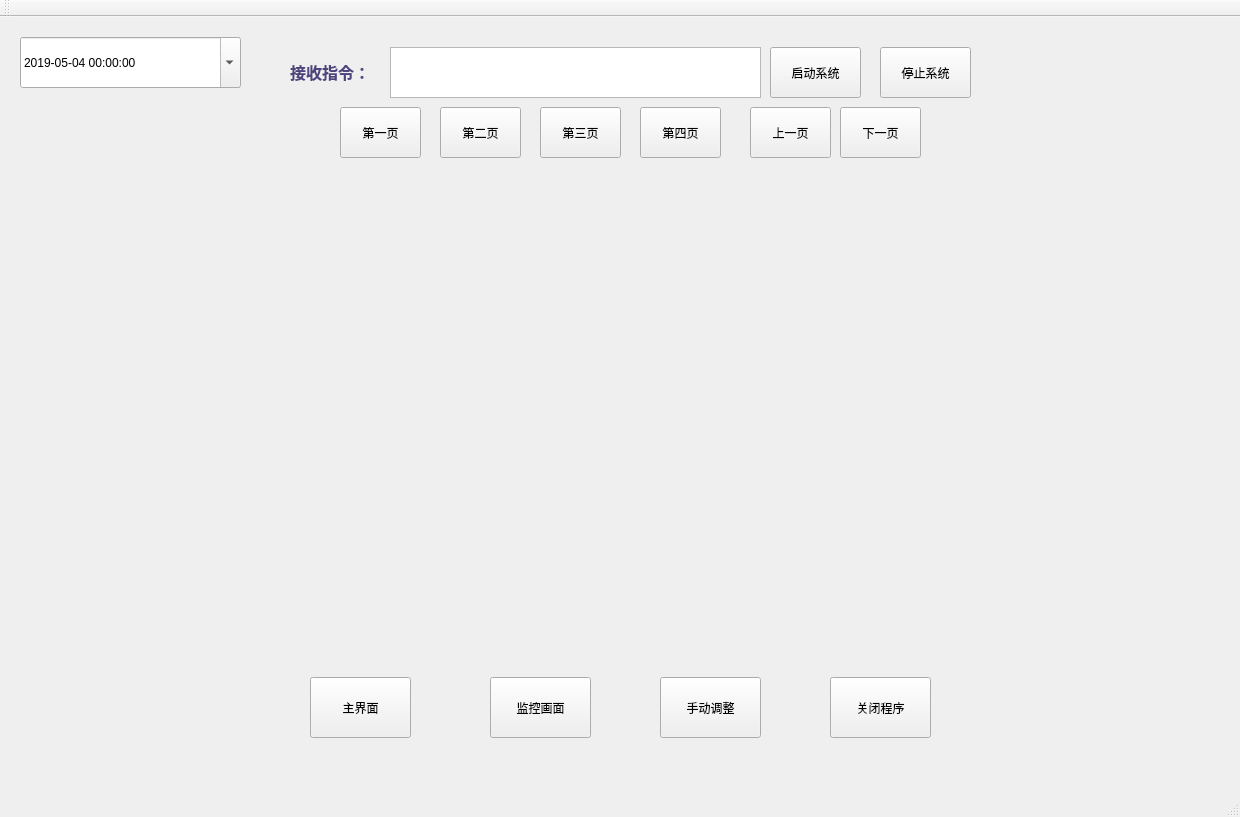
<?xml version="1.0" encoding="UTF-8"?>
<ui version="4.0">
 <class>MainWindow</class>
 <widget class="QMainWindow" name="MainWindow">
  <property name="geometry">
   <rect>
    <x>0</x>
    <y>0</y>
    <width>1240</width>
    <height>817</height>
   </rect>
  </property>
  <property name="windowTitle">
   <string>MainWindow</string>
  </property>
  <widget class="QWidget" name="centralWidget">
   <widget class="QLabel" name="label_recv">
    <property name="geometry">
     <rect>
      <x>290</x>
      <y>30</y>
      <width>101</width>
      <height>51</height>
     </rect>
    </property>
    <property name="text">
     <string>&lt;html&gt;&lt;head/&gt;&lt;body&gt;&lt;p&gt;&lt;span style=&quot; font-size:12pt; font-weight:600; color:#4d437f;&quot;&gt;       接收指令：&lt;/span&gt;&lt;/p&gt;&lt;/body&gt;&lt;/html&gt;</string>
    </property>
   </widget>
   <widget class="QTextBrowser" name="textBrowser_recv">
    <property name="geometry">
     <rect>
      <x>390</x>
      <y>30</y>
      <width>371</width>
      <height>51</height>
     </rect>
    </property>
   </widget>
   <widget class="QDateTimeEdit" name="dateTimeEdit">
    <property name="geometry">
     <rect>
      <x>20</x>
      <y>20</y>
      <width>221</width>
      <height>51</height>
     </rect>
    </property>
    <property name="dateTime">
     <datetime>
      <hour>0</hour>
      <minute>0</minute>
      <second>0</second>
      <year>2019</year>
      <month>5</month>
      <day>4</day>
     </datetime>
    </property>
    <property name="time">
     <time>
      <hour>0</hour>
      <minute>0</minute>
      <second>0</second>
     </time>
    </property>
    <property name="currentSection">
     <enum>QDateTimeEdit::YearSection</enum>
    </property>
    <property name="displayFormat">
     <string>yyyy-MM-dd hh:mm:ss</string>
    </property>
    <property name="calendarPopup">
     <bool>true</bool>
    </property>
   </widget>
   <widget class="QPushButton" name="pushButton_startsys">
    <property name="geometry">
     <rect>
      <x>770</x>
      <y>30</y>
      <width>91</width>
      <height>51</height>
     </rect>
    </property>
    <property name="text">
     <string>启动系统</string>
    </property>
   </widget>
   <widget class="QPushButton" name="pushButton_stopsys">
    <property name="geometry">
     <rect>
      <x>880</x>
      <y>30</y>
      <width>91</width>
      <height>51</height>
     </rect>
    </property>
    <property name="text">
     <string>停止系统</string>
    </property>
   </widget>
   <widget class="QStackedWidget" name="stackedWidget">
    <property name="geometry">
     <rect>
      <x>260</x>
      <y>150</y>
      <width>701</width>
      <height>481</height>
     </rect>
    </property>
    <property name="currentIndex">
     <number>0</number>
    </property>
    <widget class="QWidget" name="page"/>
    <widget class="QWidget" name="page_2"/>
   </widget>
   <widget class="QPushButton" name="pushButton_closepro">
    <property name="geometry">
     <rect>
      <x>830</x>
      <y>660</y>
      <width>101</width>
      <height>61</height>
     </rect>
    </property>
    <property name="text">
     <string>关闭程序</string>
    </property>
   </widget>
   <widget class="QPushButton" name="pushButton_widget1">
    <property name="geometry">
     <rect>
      <x>340</x>
      <y>90</y>
      <width>81</width>
      <height>51</height>
     </rect>
    </property>
    <property name="text">
     <string>第一页</string>
    </property>
   </widget>
   <widget class="QPushButton" name="pushButton_widget2">
    <property name="geometry">
     <rect>
      <x>440</x>
      <y>90</y>
      <width>81</width>
      <height>51</height>
     </rect>
    </property>
    <property name="text">
     <string>第二页</string>
    </property>
   </widget>
   <widget class="QPushButton" name="pushButton_widget3">
    <property name="geometry">
     <rect>
      <x>540</x>
      <y>90</y>
      <width>81</width>
      <height>51</height>
     </rect>
    </property>
    <property name="text">
     <string>第三页</string>
    </property>
   </widget>
   <widget class="QPushButton" name="pushButton_pre">
    <property name="geometry">
     <rect>
      <x>750</x>
      <y>90</y>
      <width>81</width>
      <height>51</height>
     </rect>
    </property>
    <property name="text">
     <string>上一页</string>
    </property>
   </widget>
   <widget class="QPushButton" name="pushButton_next">
    <property name="geometry">
     <rect>
      <x>840</x>
      <y>90</y>
      <width>81</width>
      <height>51</height>
     </rect>
    </property>
    <property name="text">
     <string>下一页</string>
    </property>
   </widget>
   <widget class="QPushButton" name="pushButton_startpage1">
    <property name="geometry">
     <rect>
      <x>310</x>
      <y>660</y>
      <width>101</width>
      <height>61</height>
     </rect>
    </property>
    <property name="text">
     <string>主界面</string>
    </property>
   </widget>
   <widget class="QPushButton" name="pushButton_monitor">
    <property name="geometry">
     <rect>
      <x>490</x>
      <y>660</y>
      <width>101</width>
      <height>61</height>
     </rect>
    </property>
    <property name="text">
     <string>监控画面</string>
    </property>
   </widget>
   <widget class="QPushButton" name="pushButton_adjust">
    <property name="geometry">
     <rect>
      <x>660</x>
      <y>660</y>
      <width>101</width>
      <height>61</height>
     </rect>
    </property>
    <property name="text">
     <string>手动调整</string>
    </property>
   </widget>
   <widget class="QPushButton" name="pushButton_widget4">
    <property name="geometry">
     <rect>
      <x>640</x>
      <y>90</y>
      <width>81</width>
      <height>51</height>
     </rect>
    </property>
    <property name="text">
     <string>第四页</string>
    </property>
   </widget>
  </widget>
  <widget class="QMenuBar" name="menuBar">
   <property name="geometry">
    <rect>
     <x>0</x>
     <y>0</y>
     <width>1240</width>
     <height>23</height>
    </rect>
   </property>
  </widget>
  <widget class="QToolBar" name="mainToolBar">
   <attribute name="toolBarArea">
    <enum>TopToolBarArea</enum>
   </attribute>
   <attribute name="toolBarBreak">
    <bool>false</bool>
   </attribute>
  </widget>
  <widget class="QStatusBar" name="statusBar"/>
 </widget>
 <layoutdefault spacing="6" margin="11"/>
 <resources/>
 <connections/>
</ui>
